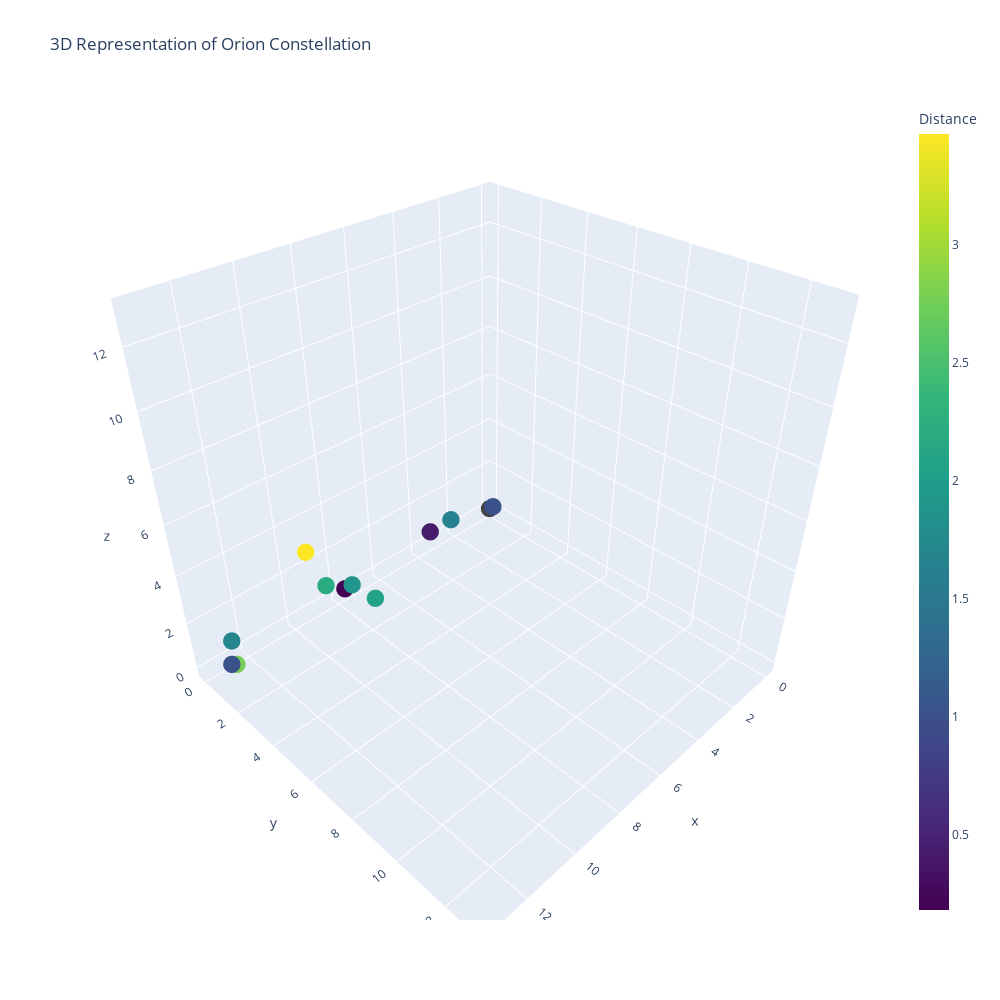

Here is the notebook cell this chart was saved with:
### Markdown cell above
The 'dummy' data is added in in order to force the axes to the same scale

### Code cell
import plotly.graph_objects as go
import pandas as pd


df = orion_data

start, end = 0, 10

fig = go.Figure(data=go.Scatter3d(
    x=df['x_adj'],
    y=df['y_adj'],
    z=df['z_adj'],
    text=df['Proper_Name'][start:end],
    mode='markers',
    marker=dict(
        sizemode='diameter',
        sizeref=10,
        size=6,
        color = df['Dist'],
        colorscale = 'Viridis',
        colorbar_title = 'Distance',
        line_color='rgb(140, 140, 170)'
    )
))


fig.update_layout(height=1000, width=1000,
                  title='3D Representation of Orion Constellation')

fig.show()

### Figure 1 — Plotly figure (JSON) as saved in the notebook; plotly's stock layout.template omitted (floating-point values rounded to 4 significant figures)
{"data": [{"marker": {"color": [0.42, 0.18, 1.64, 2.2, 1.69, 1.88, 2.07, 2.77, 1, 3.47, 1, null], "colorbar": {"title": {"text": "Distance"}}, "colorscale": [[0, "#440154"], [0.1111, "#482878"], [0.2222, "#3e4989"], [0.3333, "#31688e"], [0.4444, "#26828e"], [0.5556, "#1f9e89"], [0.6667, "#35b779"], [0.7778, "#6ece58"], [0.8889, "#b5de2b"], [1, "#fde725"]], "line": {"color": "rgb(140, 140, 170)"}, "size": 6, "sizemode": "diameter", "sizeref": 10}, "mode": "markers", "text": ["Betelgeuse", "Rigel", "Bellatrix", "Mintaka", "Alnilam", "Alnitak", "Saiph", "Iota/ Na'ir al Saif", "M42", "Meissa"], "type": "scatter3d", "x": [4, 7.73, 2.33, 8.99, 13.19, 8.03, 7.13, 13.15, 13.33, 9.76, 13, 0], "y": [0.76, 0.09, 0.13, 0.79, 1.4, 1.01, 1.12, 1.35, 1.36, 0.99, 13, 0], "z": [1.28, 0.24, 0.68, 1.54, 2.05, 1.15, 0.04, 0.95, 1.08, 3.56, 13, 0]}], "layout": {"height": 1000, "title": {"text": "3D Representation of Orion Constellation"}, "width": 1000}}
